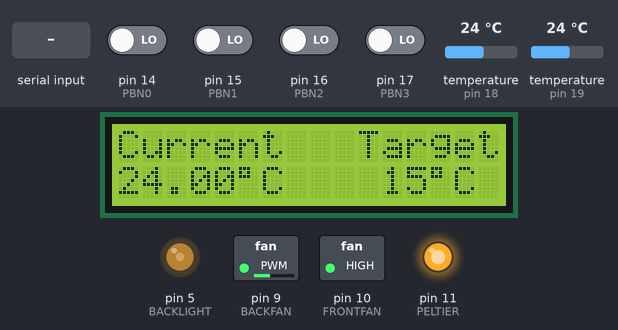
Simulated run of this sketch. Board: Arduino Uno, built with avr-gcc and run on an emulated ATmega328P. Parts: 16×2 character LCD, switched loads named in the sketch (green lamp = pin HIGH), output pins drawn as LEDs (lit = HIGH). The inputs (shaded band) are chosen by the test bench; at power-on: pin 14 (PBN0), pin 15 (PBN1), pin 16 (PBN2), pin 17 (PBN3) LOW, temperature (sensors on pin 18, pin 19) 24 °C. What the sketch prints to the serial monitor is not drawn.

Above: at 1.2 s.
1.3 s: pin 14 (PBN0) driven HIGH
At 1.7 s:
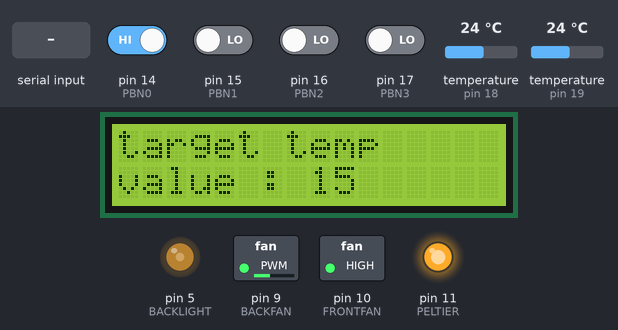
3.5 s: "b*" received over Serial
At 3.64 s:
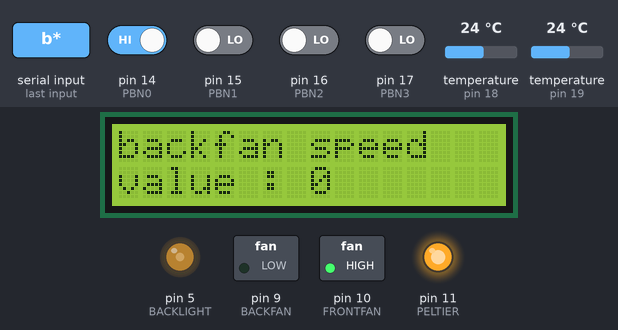
5.3 s: "30,150*" received over Serial
9.1 s: temperature (sensor on pin 18) set to 12 °C
At 9.67 s:
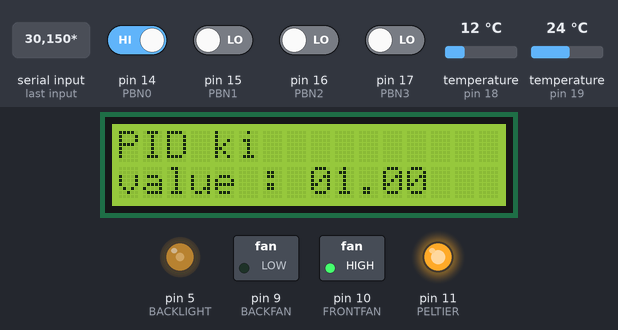
11.4 s: "l*" received over Serial
At 13.0 s:
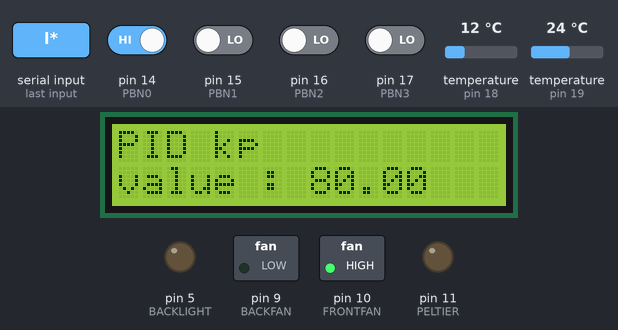
13.4 s: "b90*" received over Serial
At 14.27 s:
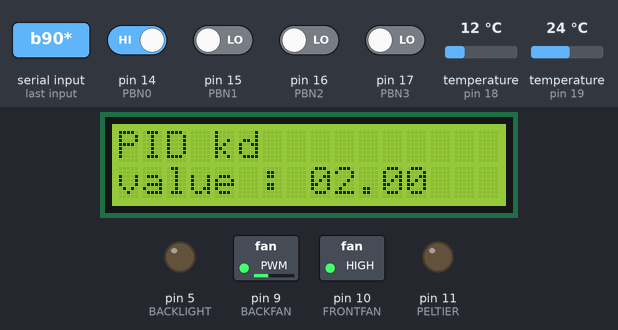
Timing chart, 0 to 16.4 s (numbered marks = the images above; inputs shaded):
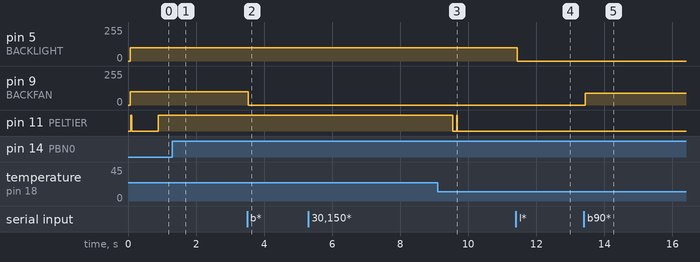

The sketch:

cavavin.ino
```cpp
// (licence header left out)
#include <OneWire.h>
#include <LiquidCrystal.h>
#include <PID_v1.h>
#include <avr/eeprom.h>

#define DS18S20_ID 0x10
#define DS18B20_ID 0x28
// Used to know if we have proper data saved in EEPROM
#define MAGIC_SAVE_NUMBER 0xdeadbeef
#define DISPLAYS 3
#define DIMDISPLAYTIME 30000
#define DIMDISPLAYPOWER 5


#define BACKLIGHT 5
LiquidCrystal lcd(2, 3, 4, 6, 7, 8);

/* transistors / MOSFETS */
#define BACKFAN 9
#define FRONTFAN 10
#define PELTIER 11

/* push buttons */
#define PBN0 14 // (A0)
#define PBN1 15 // (A1)
#define PBN2 16 // (A2)
#define PBN3 17 // (A3)

OneWire onewireCave(18); // (A4)
OneWire onewireBack(19); // (A5)


struct menu {
	char title[17];
	double *value;
	double min;
	double max;
	double step;
	menu *next;
};

byte DSCave[8];
byte DSBack[8];
long lastAskDSCave = 0;
long lastAskDSBack = 0;


int curDisplay = 0;
bool dimDisplay = 0;
bool menuMode = 0;

double powerBackFan   = 100;
double powerFrontFan  = 255;
double powerPeltier   = 200;
double powerBackLight = 100;

double tempCave     = 0;
double tempBack     = 0;
double targetTemp   = 15;


long btnHold       = 0;
long btnLastApply  = 0;

menu *curMenu  = NULL;
menu *lastMenu = NULL;

double kp=80, ki=1, kd=2;
PID myPID(&tempCave, &powerPeltier, &targetTemp, kp,ki,kd, DIRECT);

/**********  TEMPERATURE FUNCTIONS  **********/
boolean findDS(OneWire *ow, byte *addr) {
    //find a device
    if (!ow->search(addr)) {
        ow->reset_search();
        return false;
    }
    if (OneWire::crc8( addr, 7) != addr[7]) {
        return false;
    }
    if (addr[0] != DS18S20_ID && addr[0] != DS18B20_ID) {
        return false;
    }
    ow->reset();
    return true;
}

void askTempDS(OneWire *ow, byte *addr) {
	ow->reset();
	ow->select(addr);
	ow->write(0x44, 1);
}

double readTempDS(OneWire *ow, byte *addr) {
	byte i;
	byte data[12];

	ow->reset();
	ow->select(addr);
	ow->write(0xBE);
	for ( i = 0; i < 9; i++) {
		data[i] = ow->read();
	}
	return ((double)(data[1] << 8) + data[0] ) / 16;
}

void getTempDS(OneWire *ow, byte *addr, double *temp, long *lastAsk) {
	double tempread;

	if (!*lastAsk) {
		*lastAsk = millis();
		askTempDS(ow, addr);
	// wait before reading
	} else if (abs((millis() - *lastAsk)) > 750) {
		*lastAsk = 0;
		tempread = readTempDS(ow, addr);
		// don't send incorrect temp (i.e. due to interferences)
		if (tempread > 1 && tempread < 70)
			*temp = tempread;
	}
}


/**********  LCD FUNCTIONS  **********/
void blankLcdLine(int line) {
	printLcdLine(line, "");
}

void blankLcdDisplay() {
	blankLcdLine(0);
	blankLcdLine(1);
}

void printLcd(int pos, int line, char *input) {
	lcd.setCursor(pos, line);
	lcd.print(input);
}

void printLcdLine(int line, char *input) {
	char text[17] = "                ";
	strncpy(text, input, strlen(input));
	printLcd(0, line, text);
}

void blinkLcdDisplay(int i) {
	for (; i > 0; i--) {
		delay(500);
		lcd.noDisplay();
		delay(500);
		lcd.display();
	}
}

void displayLines(char *text1, char *text2) {
	printLcdLine(0, text1);
	printLcdLine(1, text2);
	Serial.println(text1);
	Serial.println(text2);
}


/**********  DISPLAY FUNCTIONS  **********/
void displayTempTarget() {
	char text1[17], text2[17];
	snprintf(text1, 17, "Current   Target");
	snprintf(text2, 17, "%02d.%02d%cC    %d%cC", (int)tempCave, deci2(tempCave), (char)223, (int)targetTemp, (char)223);
	displayLines(text1, text2);
}

void displayTempPower() {
	char text1[17], text2[17];
	snprintf(text1, 17, "Tc=%02d.%02d TEC=%-03d", (int)tempCave, deci2(tempCave), (int)powerPeltier);
	snprintf(text2, 17, "Tb=%02d.%02d  BF=%-03d", (int)tempBack, deci2(tempBack), (int)powerBackFan);
	displayLines(text1, text2);
}

void displayPID() {
	char text1[17], text2[17];
	snprintf(text1, 17, "P=%02d.%02d I=%02d.%02d", (int)kp, deci2(kp), (int)ki, deci2(ki));
	snprintf(text2, 17, "D=%02d.%02d", (int)kd, deci2(kd));
	displayLines(text1, text2);
}

void cycleDisplay() {
	curDisplay++;
	curDisplay %= DISPLAYS;
}

void displayInfo() {
	if (curDisplay == 0) {
		displayTempTarget();
	} else if (curDisplay == 1) {
		displayTempPower();
	} else if (curDisplay == 2) {
		displayPID();
	}
}


/**********  MENU FUNCTIONS  **********/
void addMenuEntry(char *title, double *value, double min, double max, double step) {
	menu *temp;

	temp = (menu*)malloc(sizeof(menu));

	strncpy(temp->title, title, 16);
	temp->title[16] = 0;
	temp->value = value;
	temp->min = min;
	temp->max = max;
	temp->step = step;
	// first entry in the list
	if (curMenu == NULL) {
		temp->next = temp;
		lastMenu = temp;
	// tail points to last created entry
	} else {
		temp->next = curMenu;
		lastMenu->next = temp;
	}
	curMenu = temp;
}

void cycleMenus() {
	curMenu = curMenu->next;
}

void displayMenu() {
	char text[17];
	if ((int)curMenu->step == curMenu->step)
		snprintf(text, 17, "value : %d", (int)*curMenu->value);
	else
		snprintf(text, 17, "value : %02d.%02d", (int)*curMenu->value, deci2(*curMenu->value));
	displayLines(curMenu->title, text);
}

void initMenus() {
	addMenuEntry("PID kd", &kd, 0, 100, .5);
	addMenuEntry("PID ki", &ki, 0, 100, .5);
	addMenuEntry("PID kp", &kp, 0, 100, .5);
	addMenuEntry("backlight", &powerBackLight, 0, 255, 5);
	addMenuEntry("backfan speed", &powerBackFan, 0, 255, 10);
	addMenuEntry("target temp", &targetTemp, 0, 100, 1);
}


/**********  INPUT FUNCTIONS  **********/
void processSerialCommand() {
	char command;
	char input[256];
	int arg;

	// input : b55* -> backfan to 55
	memset(input, 0, sizeof(input));
	Serial.readBytesUntil('*', input, 255);

	command = input[0];
	sscanf(input + 1, "%d", &arg);
	if (arg > 255)
		arg = 255;
	else if (arg < 0)
		arg =0;

	if (command == 'p') {
		powerPeltier = arg;
	} else if (command == 'b') {
		powerBackFan = arg;
	} else if (command == 'f') {
		powerFrontFan = arg;
	} else if (command == 'l') {
		powerBackLight = arg;
	} else if (command == '0') {
		TCCR0B = TCCR1B & 0b11111000 | arg;
	} else if (command == '1') {
		TCCR1B = TCCR1B & 0b11111000 | arg;
	} else if (command == '2') {
		TCCR2B = TCCR1B & 0b11111000 | arg;
	} else if (command == 't') {
		targetTemp = arg;
	} else if (command == 'd') {
		cycleDisplay();
	} else if (command == 's') {
		saveSettings();
	} else if (command == 'm') {
		myPID.SetMode(MANUAL);
	} else if (command == 'a') {
		myPID.SetMode(AUTOMATIC);
	}

	setValues();
}

void processPushBtnInput() {
	bool btnPushed = 0;

	if (   digitalRead(PBN0) == HIGH
		|| digitalRead(PBN1) == HIGH
		|| digitalRead(PBN2) == HIGH
		|| digitalRead(PBN3) == HIGH )
	{
		// wait before repeating when holding a button
		if (!btnHold || abs((millis() - btnHold) > 500)) {
			// repeat at a fixed rate
			if (!btnHold || abs((millis() - btnLastApply) > 50)) {
				// menu
				if (digitalRead(PBN0) == HIGH) {
					if (menuMode)
						cycleMenus();
					else
						menuMode = 1;
					displayMenu();
				}
				// -
				else if (digitalRead(PBN1) == HIGH) {
					if (menuMode) {
						if (*curMenu->value - curMenu->step >= curMenu->min)
							*curMenu->value -= curMenu->step;
						displayMenu();
					}
				// +
				} else if (digitalRead(PBN2) == HIGH) {
					if (menuMode) {
						if (*curMenu->value + curMenu->step <= curMenu->max)
							*curMenu->value += curMenu->step;
						displayMenu();
					}
				}
				// display
				else if (digitalRead(PBN3) == HIGH) {
					// reset (interferences)
					lcd.begin(16, 2);

					if (menuMode) {
						menuMode = 0;
						saveSettings();
					} else {
						if (!dimDisplay)
							cycleDisplay();
					}
					displayInfo();
				}
				btnLastApply = millis();
				if (!btnHold)
					btnHold = millis();
			}
		}
	} else {
		btnHold = 0;
	}
}


/**********  HELPER FUNCTIONS  **********/
void setValues() {
	myPID.SetTunings(kp,ki,kd);

	analogWrite(PELTIER, powerPeltier);
	analogWrite(FRONTFAN, powerFrontFan);
	analogWrite(BACKFAN, powerBackFan);

	if (dimDisplay && DIMDISPLAYPOWER < powerBackLight)
		analogWrite(BACKLIGHT, DIMDISPLAYPOWER);
	 else
		analogWrite(BACKLIGHT, powerBackLight);
}

int deci2(double doub) {
	int t1 = (int)doub;
	return (doub - t1) * 100;
}

void saveSettings() {
	eeprom_write_dword((uint32_t *) (sizeof(uint32_t) * 0), MAGIC_SAVE_NUMBER);
	eeprom_write_dword((uint32_t *) (sizeof(uint32_t) * 1), targetTemp);
	eeprom_write_dword((uint32_t *) (sizeof(uint32_t) * 2), powerBackFan);
	eeprom_write_dword((uint32_t *) (sizeof(uint32_t) * 3), powerBackLight);
	eeprom_write_dword((uint32_t *) (sizeof(uint32_t) * 4), kp);
	eeprom_write_dword((uint32_t *) (sizeof(uint32_t) * 5), ki);
	eeprom_write_dword((uint32_t *) (sizeof(uint32_t) * 6), kd);
}

void loadSettings() {
	if (eeprom_read_dword((uint32_t *) (sizeof(uint32_t) * 0)) == MAGIC_SAVE_NUMBER) {
		targetTemp     = eeprom_read_dword((uint32_t *) (sizeof(uint32_t) * 1));
		powerBackFan   = eeprom_read_dword((uint32_t *) (sizeof(uint32_t) * 2));
		powerBackLight = eeprom_read_dword((uint32_t *) (sizeof(uint32_t) * 3));
		kp             = eeprom_read_dword((uint32_t *) (sizeof(uint32_t) * 4));
		ki             = eeprom_read_dword((uint32_t *) (sizeof(uint32_t) * 5));
		kd             = eeprom_read_dword((uint32_t *) (sizeof(uint32_t) * 6));
	}
}


/**********  MAIN FUNCTIONS  **********/

void setup() {
	// Set Fans PWM to 30kHz
	TCCR1B = TCCR1B & 0b11111000 | 0x01;
	// Set MOSFET PWM to 30Hz
	TCCR2B = TCCR2B & 0b11111000 | 0x07;

	initMenus();

	Serial.begin(9600);

	lcd.begin(16, 2);
	blankLcdDisplay();

	// Hold display button at boot to prevent saved settings to load
	if (digitalRead(PBN3) != HIGH)
		loadSettings();

	setValues();

	if (!findDS(&onewireCave, DSCave)) {
        displayLines("ERROR", "findDS Cave failed");
		while (1) {}
	}
	if (!findDS(&onewireBack, DSBack)) {
        displayLines("ERROR", "findDS Back failed");
		while (1) {}
	}

	myPID.SetMode(AUTOMATIC);
	myPID.SetControllerDirection(REVERSE);
}


void loop(void) {
	if (Serial.available() > 0)
		processSerialCommand();

	processPushBtnInput();

	if (!menuMode)
		displayInfo();
	if (abs(millis() - btnLastApply) > DIMDISPLAYTIME)
		dimDisplay = 1;
	else
		dimDisplay = 0;

	getTempDS(&onewireCave, DSCave, &tempCave, &lastAskDSCave);
	getTempDS(&onewireBack, DSBack, &tempBack, &lastAskDSBack);

	myPID.Compute();

	setValues();

	delay(50);
}

// TODO : reverse peltier
// -> SetOutputLimits(-255, 255);
//    quand négatif : renverser la logique
//
// save float to eeprom
```

Measured:
- after the input at 1.3 s, the display: changes at once (image 1)
- after the input at 3.5 s, pin 9 (BACKFAN): 100/255 → 0/255 at once
- after the input at 9.1 s, pin 11 (PELTIER): HIGH → LOW after 0.44 s, → HIGH 0.11 s later, → LOW 0.02 s later
- after the input at 11.4 s, pin 5 (BACKLIGHT): 100/255 → 0/255 at once
- after the input at 13.4 s, pin 9 (BACKFAN): 0/255 → 90/255 at once
- what the display in image 1 shows lasts 0.6 s, from 1.3 s to 1.9 s
